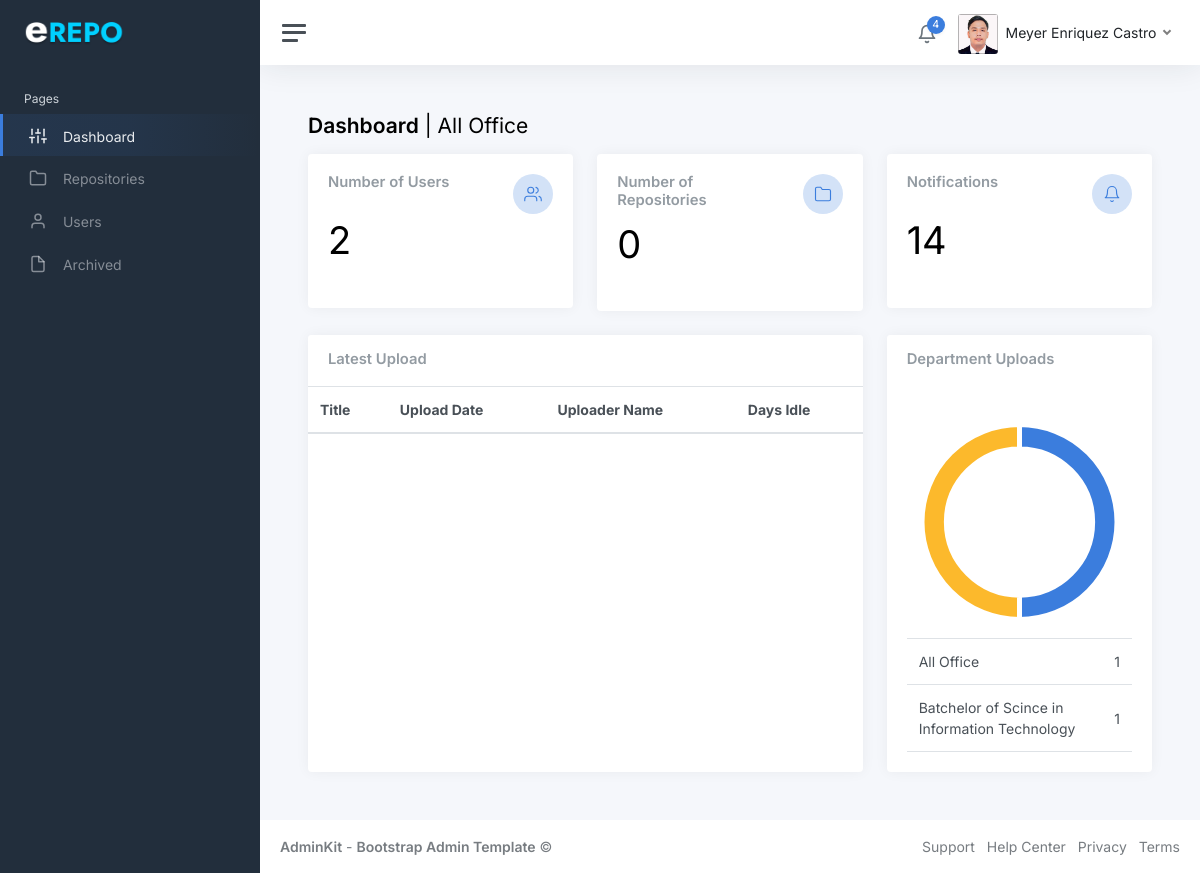
Page /frontend/home.php (signed in) on the earlier database version.
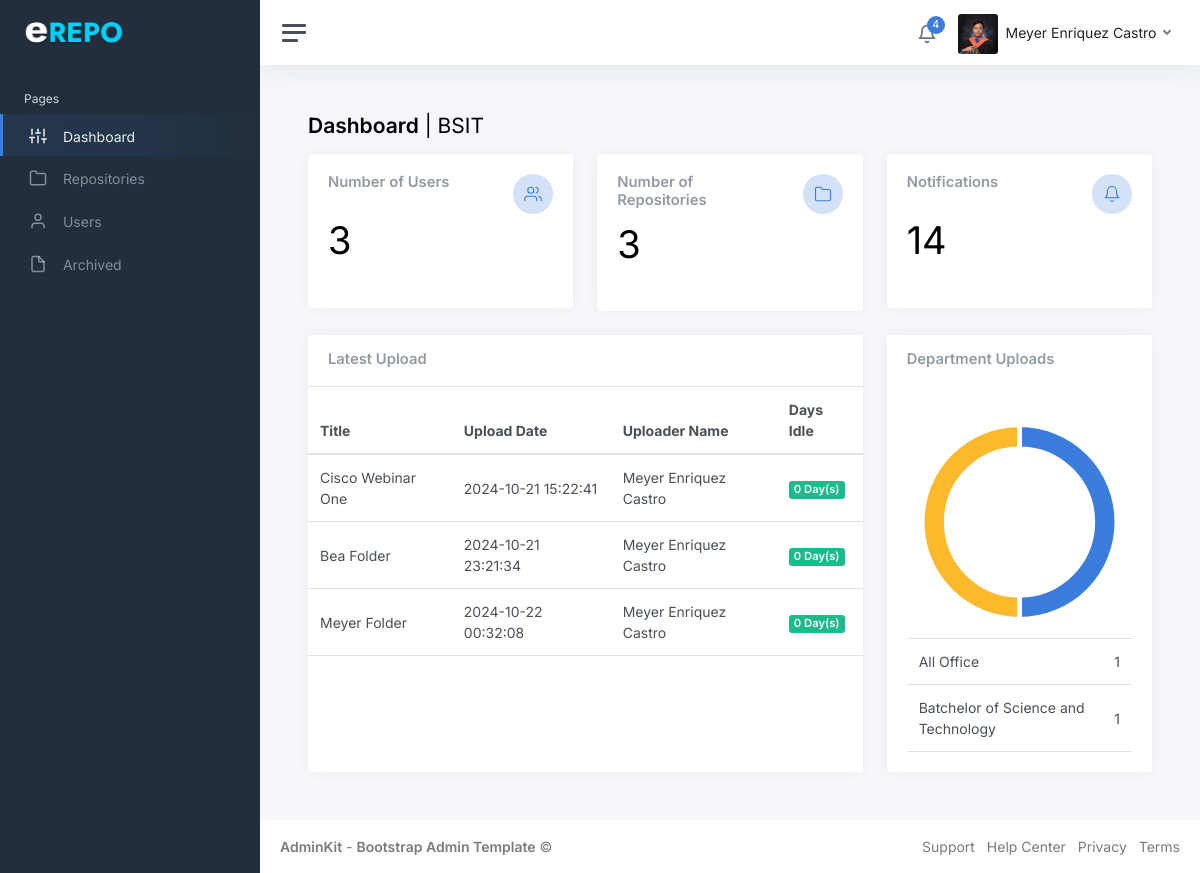
Same page on the later database version.
### tables this page shows
CREATE TABLE `users` (
  `id` int(11) NOT NULL,
  `full_name` varchar(100) NOT NULL,
  `email` varchar(100) NOT NULL,
  `password` varchar(255) NOT NULL,
  `profile_picture` varchar(255) DEFAULT NULL,
  `accesstype_id` int(11) DEFAULT NULL,
  `office_id` int(11) DEFAULT NULL,
  `dateCreated` timestamp NOT NULL DEFAULT current_timestamp()
);

CREATE TABLE `offices` (
  `office_id` int(11) NOT NULL,
  `officeName` varchar(200) NOT NULL,
  `officeCode` varchar(50) NOT NULL
);

CREATE TABLE `repo_folder` (
  `repo_id` int(11) NOT NULL,
  `title` varchar(200) NOT NULL,
  `dateCreated` timestamp NOT NULL DEFAULT current_timestamp() ON UPDATE current_timestamp(),
  `user_id` int(11) NOT NULL,
  `office_id` int(11) NOT NULL
);

### backend/function.php (called while the page is built, shortened)
<?php
function OfficeName($id){
    global $conn;
    $query = 'SELECT officeCode FROM offices WHERE office_id=?';
    $stmt = $conn->prepare($query);
    $stmt->bind_param('i', $id);
    $stmt->execute();
    $stmt->bind_result($officeName);
    return $officeName;
}
function OfficeNameChart($id){
    global $conn;
    $query = 'SELECT officeName FROM offices WHERE office_id=?';
    $stmt = $conn->prepare($query);
    $stmt->bind_param('i', $id);
    $stmt->execute();
    $stmt->bind_result($officeName);
    return $officeName;
}
function UploaderName($id) {
    global $conn;
    $query = 'SELECT full_name FROM users WHERE id = ?';
    $stmt = $conn->prepare($query);
    $stmt->bind_param('i', $id);
    $stmt->execute();
    $stmt->bind_result($fullName);
    return $fullName;
}
?>

### frontend/dashboard.php (the view, shortened to what the rows shown need)
<?php
if (isset($_SESSION['id'])) {
    $user_id = $_SESSION['id'];
    $query = "SELECT * FROM users WHERE id = '$user_id'";
    $result = $conn->query($query);
    if ($result->num_rows == 1) {
        $user_data = $result->fetch_assoc();
        $accesstype_id = $user_data['accesstype_id'];
            if ($accesstype_id == 1) {
                        if (isset($_SESSION['id'])) {
                            $user_id = $_SESSION['id'];
                            $query = "SELECT * FROM users WHERE id = '$user_id'";
                            $result = $conn->query($query);
                            if ($result->num_rows == 1) {
                                $user_data = $result->fetch_assoc();
                                $office_id = $user_data['office_id'];
                                    if ($office_id == 0) {
                        				echo "All Offices";
                        			} else{
                        				echo officeName($user_data['office_id']);
                        			}
                        		}
                        	}
                        ?>
                                        </h1>
                        				<div class="row">
                            <div class="col-xl-12 d-flex">
                                <div class="w-100">
                                    <div class="row">
                                        <div class="col-sm-4">
                                            <div class="card">
                                                <div class="card-body">
                        								<?php
                        								$query = "SELECT count(*) AS user_count FROM users";
                        								$result = $conn->query($query);
                        								$row = $result->fetch_assoc();
                        								?>
                                                    <h1 class="mt-1 mb-4" style="font-size:38px;"><?php echo $row['user_count']; ?></h1>
                                                </div>
                                            </div>
                                        </div>
                                        <div class="col-sm-4">
                                            <div class="card">
                                                <div class="card-body">
                                                        <?php
                        								$query = "SELECT count(*) AS repo_count FROM repo_folder";
                        								$result = $conn->query($query);
                        								$row = $result->fetch_assoc();
                        								?>
                                                    <h1 class="mt-1 mb-4" style="font-size:38px;"><?php echo $row['repo_count']; ?></h1>
                                                </div>
                                            </div>
                                        </div>
                        				<div class="col-sm-4">
                                            <div class="card">
                                                <div class="card-body">
                                                    <h1 class="mt-1 mb-4" style="font-size:38px;">14</h1>
                                                </div>
                                            </div>
                                        </div>
                                    </div>
                                </div>
                            </div>
                        </div>
                        					<div class="row">
                        						<div class="col-12 col-lg-8 col-xxl-9 d-flex">
                        							<div class="card flex-fill">
                        								<table class="table table-hover my-0">
                        									<thead>
                        										<tr>
                        											<th>Title</th>
                        											<th class="d-none d-xl-table-cell">Upload Date</th>
                        											<th class="d-none d-md-table-cell">Uploader Name</th>
                        											<th class="d-none d-md-table-cell">Days Idle</th>
                        										</tr>
                        									</thead>
                        									<tbody>
                                                                <?php
                                                            $sql = "SELECT * FROM repo_folder";
		                                                    $result = $conn->query($sql);
                                                            if ($result->num_rows > 0) {
                                                                function calculateIdleDays($dateCreated) {
                                                                    $createdDate = new DateTime($dateCreated);
                                                                    $currentDate = new DateTime();
                                                                    $interval = $currentDate->diff($createdDate);
                                                                    return $interval->days;
                                                                }
                                                                while ($row = $result->fetch_assoc()) {
                                                                    echo '<tr onclick="handleRowClick(' . htmlspecialchars($row['repo_id'], ENT_QUOTES) . ')" style="cursor: pointer;">
                                                                            <td>' . htmlspecialchars($row['title']) . '</td>
                                                                            <td>' . htmlspecialchars($row['dateCreated']) . '</td>
                                                                            <td>' . htmlspecialchars(UploaderName($row['user_id'])) . '</td>
                                                                            <td><span class="badge bg-success">' . calculateIdleDays($row['dateCreated']) . ' Day(s)</span></td>
                                                                          </tr>';
                                                                    }
                                                                }
		                                                    	?>
                        									</tbody>
                        								</table>
                        							</div>
                        						</div>
                        						<div class="col-12 col-lg-4 col-xxl-3 d-flex">
                                                <div class="card flex-fill w-100">
                        								<div class="card-body d-flex">
    <div class="align-self-center w-100">
        <table class="table mb-0">
            <tbody>
                <?php
                $sql = "
                    SELECT office_id, COUNT(*) as upload_count
                    FROM offices
                    GROUP BY office_id
                ";
                $result = $conn->query($sql);
                $office_labels = [];
                while ($row = $result->fetch_assoc()) {
                    $office_labels[] = officeName($row['office_id']);
                    echo '<tr>
                            <td>' . htmlspecialchars(officeNameChart($row['office_id'])) . '</td>
                            <td class="text-end">' . htmlspecialchars($row['upload_count']) . '</td>
                          </tr>';
                }
                ?>
            </tbody>
        </table>
    </div>
</div>
                        						</div>
                        					</div>
                    <?php
                    }
                    }
                }?>

### frontend/header-nav.php (shortened to what the rows shown need)
<?php
$stmt = $conn->prepare("SELECT * FROM users WHERE id = ?");
$stmt->bind_param("i", $_SESSION['id']);
$stmt->execute();
$result = $stmt->get_result();
$user = $result->fetch_assoc();
?>
<nav class="navbar navbar-expand navbar-light navbar-bg">
				<div class="navbar-collapse collapse">
					<ul class="navbar-nav navbar-align">
						<li class="nav-item dropdown">
                <a class="nav-link dropdown-toggle d-none d-sm-inline-block" href="#" data-bs-toggle="dropdown">
				<img src="../backend/<?php echo $user['profile_picture']; ?>"
     			class="avatar img-fluid rounded me-1"
    			alt="Profile Picture"
     			onerror="this.onerror=null; this.src='../backend/default.jpg';" />
                    <span class="text-dark"><?php echo htmlspecialchars($user['full_name']); ?></span>
                </a>
            </li>
        </ul>
    </div>
</nav>

Differences in the rows shown:
changed users "Meyer Enriquez Castro": profile_picture: a different picture; office.officeCode "All Office" → "BSIT"
added repo_folder: title "Cisco Webinar One", dateCreated "2024-10-21 15:22:41", user.full_name "Meyer Enriquez Castro", office "0"
added repo_folder: title "Bea Folder", dateCreated "2024-10-21 23:21:34", user.full_name "Meyer Enriquez Castro", dateCreated "0"
added repo_folder: title "Meyer Folder", dateCreated "2024-10-22 00:32:08", user.full_name "Meyer Enriquez Castro", dateCreated "0"
changed offices: officeNameChart($row['office_id']) "Batchelor of Scince in Information Technology" → "Batchelor of Science and Technology"
Other differences:
$row['user_count']: "2" → "3"
$row['repo_count']: "0" → "3"
